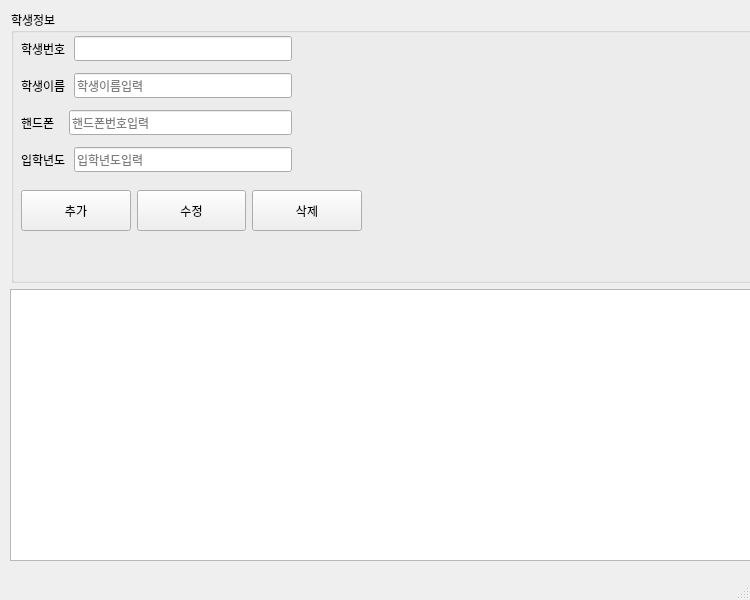
<?xml version="1.0" encoding="UTF-8"?>
<ui version="4.0">
 <class>MainWindow</class>
 <widget class="QMainWindow" name="MainWindow">
  <property name="geometry">
   <rect>
    <x>0</x>
    <y>0</y>
    <width>750</width>
    <height>600</height>
   </rect>
  </property>
  <property name="maximumSize">
   <size>
    <width>750</width>
    <height>600</height>
   </size>
  </property>
  <property name="mouseTracking">
   <bool>true</bool>
  </property>
  <property name="acceptDrops">
   <bool>true</bool>
  </property>
  <property name="windowTitle">
   <string>MainWindow</string>
  </property>
  <widget class="QWidget" name="centralwidget">
   <widget class="QWidget" name="verticalLayoutWidget">
    <property name="geometry">
     <rect>
      <x>10</x>
      <y>10</y>
      <width>781</width>
      <height>551</height>
     </rect>
    </property>
    <layout class="QVBoxLayout" name="verticalLayout">
     <item>
      <layout class="QHBoxLayout" name="horizontalLayout">
       <item>
        <spacer name="verticalSpacer">
         <property name="orientation">
          <enum>Qt::Vertical</enum>
         </property>
         <property name="sizeHint" stdset="0">
          <size>
           <width>1</width>
           <height>40</height>
          </size>
         </property>
        </spacer>
       </item>
       <item>
        <widget class="QGroupBox" name="groupBox">
         <property name="sizePolicy">
          <sizepolicy hsizetype="MinimumExpanding" vsizetype="Preferred">
           <horstretch>0</horstretch>
           <verstretch>0</verstretch>
          </sizepolicy>
         </property>
         <property name="font">
          <font>
           <family>D2Coding</family>
          </font>
         </property>
         <property name="title">
          <string>학생정보</string>
         </property>
         <widget class="QWidget" name="verticalLayoutWidget_2">
          <property name="geometry">
           <rect>
            <x>10</x>
            <y>20</y>
            <width>271</width>
            <height>151</height>
           </rect>
          </property>
          <layout class="QVBoxLayout" name="verticalLayout_2">
           <item>
            <layout class="QHBoxLayout" name="horizontalLayout_3">
             <item>
              <widget class="QLabel" name="label">
               <property name="text">
                <string>학생번호 </string>
               </property>
              </widget>
             </item>
             <item>
              <widget class="QLineEdit" name="input_std_id">
               <property name="readOnly">
                <bool>true</bool>
               </property>
              </widget>
             </item>
            </layout>
           </item>
           <item>
            <layout class="QHBoxLayout" name="horizontalLayout_4">
             <item>
              <widget class="QLabel" name="label_2">
               <property name="text">
                <string>학생이름 </string>
               </property>
              </widget>
             </item>
             <item>
              <widget class="QLineEdit" name="input_std_name">
               <property name="enabled">
                <bool>true</bool>
               </property>
               <property name="toolTip">
                <string/>
               </property>
               <property name="inputMask">
                <string/>
               </property>
               <property name="text">
                <string/>
               </property>
               <property name="placeholderText">
                <string>학생이름입력</string>
               </property>
              </widget>
             </item>
            </layout>
           </item>
           <item>
            <layout class="QHBoxLayout" name="horizontalLayout_6">
             <item>
              <widget class="QLabel" name="label_4">
               <property name="text">
                <string>핸드폰   </string>
               </property>
              </widget>
             </item>
             <item>
              <widget class="QLineEdit" name="input_std_mobile">
               <property name="inputMask">
                <string/>
               </property>
               <property name="placeholderText">
                <string>핸드폰번호입력</string>
               </property>
              </widget>
             </item>
            </layout>
           </item>
           <item>
            <layout class="QHBoxLayout" name="horizontalLayout_5">
             <item>
              <widget class="QLabel" name="label_3">
               <property name="text">
                <string>입학년도 </string>
               </property>
              </widget>
             </item>
             <item>
              <widget class="QLineEdit" name="input_std_regyear">
               <property name="inputMask">
                <string/>
               </property>
               <property name="placeholderText">
                <string>입학년도입력</string>
               </property>
              </widget>
             </item>
            </layout>
           </item>
          </layout>
         </widget>
         <widget class="QWidget" name="horizontalLayoutWidget_7">
          <property name="geometry">
           <rect>
            <x>10</x>
            <y>180</y>
            <width>341</width>
            <height>41</height>
           </rect>
          </property>
          <layout class="QHBoxLayout" name="bttonArea">
           <item>
            <widget class="QPushButton" name="btn_add">
             <property name="sizePolicy">
              <sizepolicy hsizetype="Minimum" vsizetype="MinimumExpanding">
               <horstretch>0</horstretch>
               <verstretch>0</verstretch>
              </sizepolicy>
             </property>
             <property name="text">
              <string>추가</string>
             </property>
            </widget>
           </item>
           <item>
            <widget class="QPushButton" name="btn_mod">
             <property name="sizePolicy">
              <sizepolicy hsizetype="Minimum" vsizetype="MinimumExpanding">
               <horstretch>0</horstretch>
               <verstretch>0</verstretch>
              </sizepolicy>
             </property>
             <property name="text">
              <string>수정</string>
             </property>
            </widget>
           </item>
           <item>
            <widget class="QPushButton" name="btn_del">
             <property name="sizePolicy">
              <sizepolicy hsizetype="Minimum" vsizetype="MinimumExpanding">
               <horstretch>0</horstretch>
               <verstretch>0</verstretch>
              </sizepolicy>
             </property>
             <property name="text">
              <string>삭제</string>
             </property>
            </widget>
           </item>
          </layout>
         </widget>
        </widget>
       </item>
      </layout>
     </item>
     <item>
      <layout class="QHBoxLayout" name="horizontalLayout_2">
       <item>
        <widget class="QTableWidget" name="tblStudent">
         <property name="maximumSize">
          <size>
           <width>16777215</width>
           <height>300</height>
          </size>
         </property>
        </widget>
       </item>
      </layout>
     </item>
    </layout>
   </widget>
  </widget>
  <widget class="QStatusBar" name="statusbar"/>
 </widget>
 <resources/>
 <connections/>
</ui>
